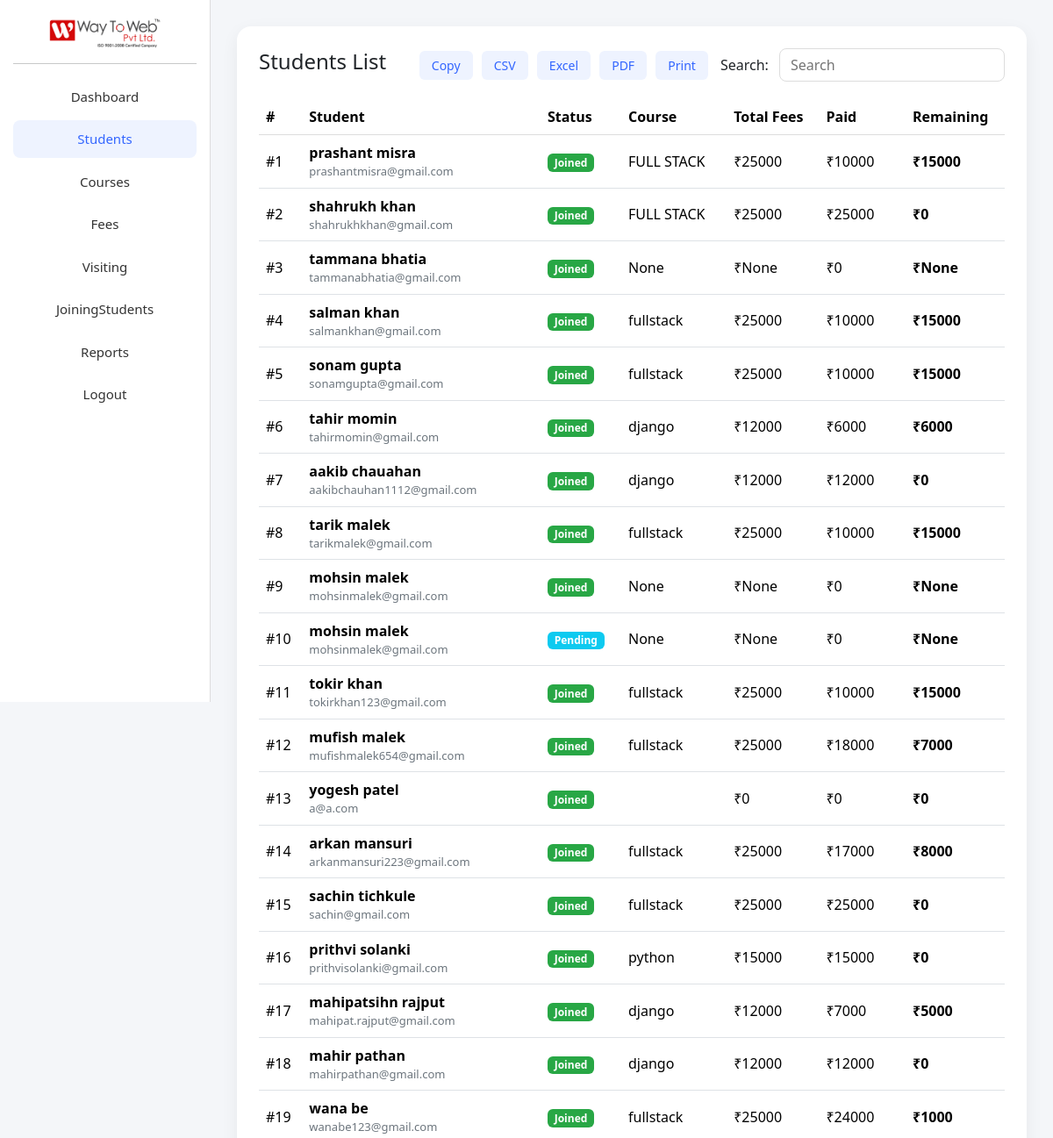
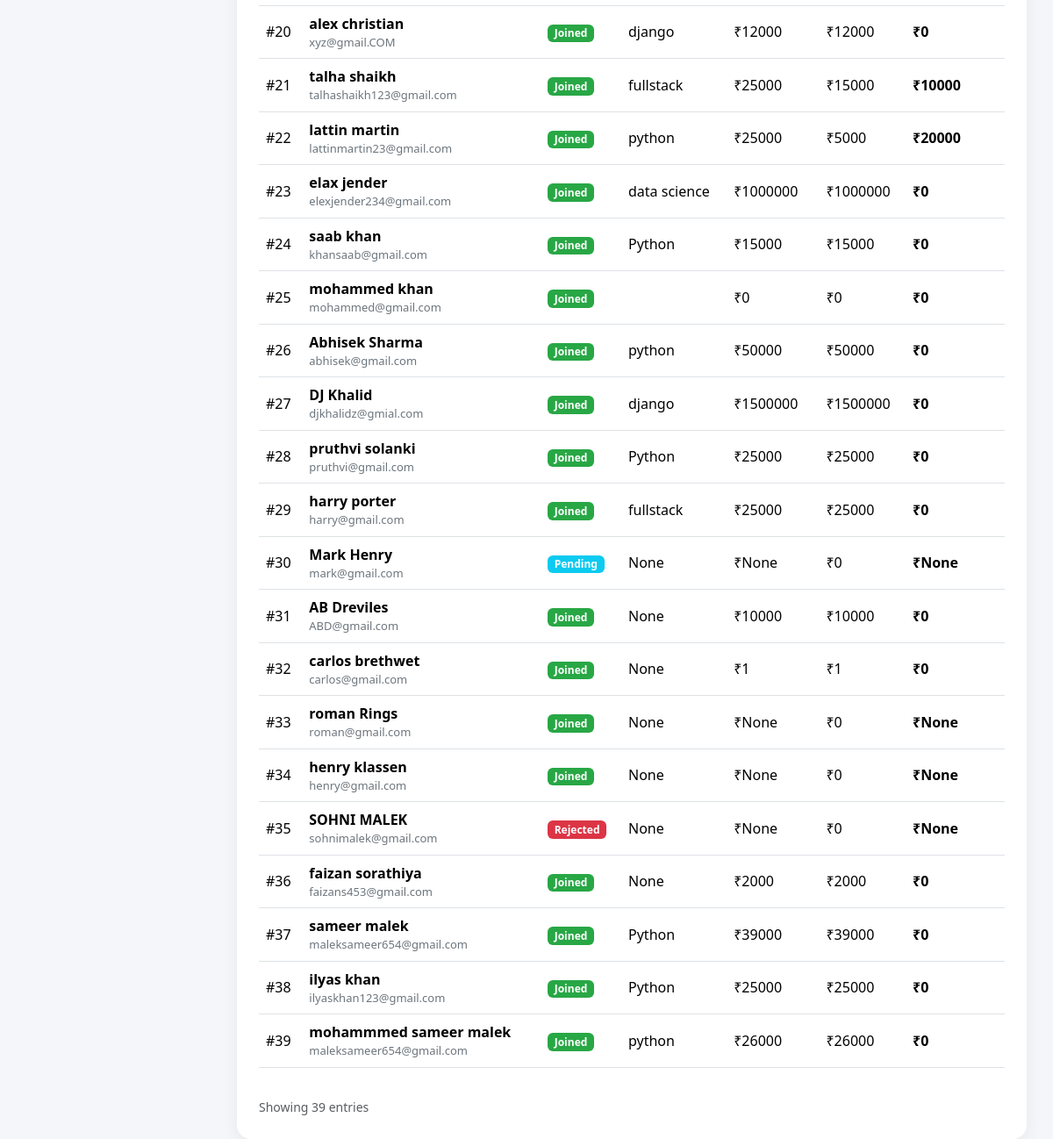
The app's page /students/ (signed in) with its own data (2 pictures, top to bottom).
### appname/models.py (models this page shows, shortened)
class Student(models.Model):
    FNAME = models.CharField(max_length=50)
    LNAME = models.CharField(max_length=50)
    BIRTHDAY = models.DateField(null=True, blank=True)
    GENDER = models.CharField(max_length=10, blank=True)
    EMAIL = models.EmailField(unique=False)
    PHONE = models.CharField(max_length=10, blank=True)
    ADDRESS = models.CharField(max_length=200, blank=True)
    CITY = models.CharField(max_length=50, blank=True)
    COLLEGENAME = models.CharField(max_length=100, blank=True)
    QUALIFICATION = models.CharField(max_length=50, blank=True, null=True)
    BRANCH = models.CharField(max_length=50, blank=True)
    PASSING_YEAR = models.CharField(max_length=10, blank=True)
    TECHNOLOGY = models.CharField(max_length=50, blank=True)
    STATUS_CHOICES = [
        ('visiting', 'Visiting'),
        ('adjoining', 'Adjoining'),
        ('pending', 'Pending'),
        ('rejected', 'Rejected'),
    ]
    status = models.CharField(
        max_length=20,
        choices=STATUS_CHOICES,
        default='visiting'
    )
    visiting_at = models.DateTimeField(auto_now_add=True)
    joining_at = models.DateTimeField(null=True, blank=True)
    COURSE_CHOICES = [
        ('python', 'Python'),
        ('django', 'Django'),
        ('fullstack', 'Full Stack'),
    ]
    course = models.CharField(
        max_length=50,
        choices=COURSE_CHOICES,
        null=True,
        blank=True
    )
    total_fees = models.IntegerField(null=True, blank=True)
    paid_fees = models.IntegerField(default=0)
    remaining_fees = models.IntegerField(null=True, blank=True)

### appname/views.py (the view)
# urls.py: path("students/", students, name="students"),
@login_required
def students(request):
    students = Student.objects.all().order_by('-id')
    total = students.count()
    return render(request, 'students.html', {
        'students': students,
        'total': total
    })

### templates/students.html (shortened to what this page needs)
{% load static %}
<!DOCTYPE html>
<html lang="en">
<head>
    <link href="https://cdn.jsdelivr.net/npm/bootstrap@5.3.3/dist/css/bootstrap.min.css" rel="stylesheet">
</head>
<body>
   <div class="sidebar text-center">
        <img src="{% static 'images/logo.png' %}" alt="Way To Web">
        <hr>
        <a href="/dashboard/">Dashboard</a>
        <a class="active" href="/students/">Students</a>
        <a href="/courses/">Courses</a>
        <a href="/fees/">Fees</a>
        <a href="/visiting/">Visiting</a>
        <a href="/JoiningStudents/">JoiningStudents</a>
        <a href="/">Reports</a>
        <a href="/">Logout</a>
    </div>
    <div class="main-content">
        <div class="card-box">
            <div class="table-header">
                <h4>Students List</h4>
                <div class="d-flex align-items-center flex-wrap gap-2">
                    <div class="export-btns">
                        <button id="copyBtn">Copy</button>
                        <button id="csvBtn">CSV</button>
                        <button id="excelBtn">Excel</button>
                        <button id="pdfBtn">PDF</button>
                        <button id="printBtn">Print</button>
                    </div>
                    <div class="search-box">
                        <label class="me-2">Search:</label>
                        <input type="text" id="searchInput" placeholder="Search">
                    </div>
                </div>
            </div>
            <div class="table-responsive">
                <table class="table align-middle" id="studentsTable">
                    <thead>
                        <tr>
                            <th>#</th>
                            <th>Student</th>
                            <th>Status</th>
                            <th>Course</th>
                            <th>Total Fees</th>
                            <th>Paid</th>
                            <th>Remaining</th>
                        </tr>
                    </thead>
                    <tbody>
                        {% for s in students %}
                        <tr>
                            <td>#{{ forloop.counter }}</td>
                            <td>
                                <div class="name">{{ s.FNAME }} {{ s.LNAME }}</div>
                                <div class="sub-text">{{ s.EMAIL }}</div>
                            </td>
                            <td>
                                {% if s.status == 'visiting' %}
                                <span class="badge badge-visiting">Visiting</span>
                                {% elif s.status == 'adjoining' %}
                                <span class="badge badge-joined">Joined</span>
                                {% elif s.status == 'pending' %}
                                <span class="badge badge-pending">Pending</span>
                                {% elif s.status == 'rejected' %}
                                <span class="badge badge-rejected">Rejected</span>
                                {% endif %}
                            </td>
                            <td>{{ s.course }}</td>
                            <td>₹{{ s.total_fees }}</td>
                            <td>₹{{ s.paid_fees }}</td>
                            <td><strong>₹{{ s.remaining_fees }}</strong></td>
                        </tr>
                        {% endfor %}
                    </tbody>
                </table>
            </div>
            <div class="mt-3">
                <small class="text-muted">
                    Showing {{ students|length }} entries
                </small>
            </div>
        </div>
    </div>
</body>
</html>

### templates/students.html (style rules this page uses)
body { background: #f4f6f9; margin: 0; font-family: "Segoe UI", sans-serif; }
.sidebar { position: fixed; top: 0; left: 0; width: 240px; height: 100vh; background: #fff; border-right: 1px solid #ddd; padding: 20px 15px; z-index: 1000; }
.sidebar a { display: block; padding: 10px 14px; margin-bottom: 6px; border-radius: 8px; color: #333; text-decoration: none; font-size: 15px; }
.sidebar img { max-width: 130px; border-radius: 10px; }
.sidebar a.active, .sidebar a:hover { background: #eef3ff; color: #3366ff; }
.main-content { margin-left: 240px; padding: 30px; }
.card-box { background: #fff; border-radius: 16px; padding: 25px; box-shadow: 0 6px 20px rgba(0, 0, 0, .06); }
.table-header { display: flex; justify-content: space-between; align-items: center; flex-wrap: wrap; gap: 15px; margin-bottom: 20px; }
.export-btns button { border: none; background: #eef3ff; color: #3366ff; padding: 6px 14px; border-radius: 6px; font-size: 14px; margin-right: 6px; }
.search-box input { border-radius: 8px; padding: 6px 12px; border: 1px solid #ddd; }
table th { font-weight: 600; background: #f8f9fa; border-bottom: 1px solid #ddd; }
table td { vertical-align: middle; }
.name { font-weight: 600; }
.sub-text { font-size: 13px; color: #6c757d; }
.badge-joined { background: #28a745; }
.badge-pending { background: #0dcaf0; }
.badge-rejected { background: #dc3545; }

### records on screen
Student: FNAME "prashant", LNAME "misra", EMAIL "prashantmisra@gmail.com", status "Joined", course "FULL STACK", total_fees "25000", paid_fees "10000", remaining_fees "15000"
Student: FNAME "shahrukh", LNAME "khan", EMAIL "shahrukhkhan@gmail.com", status "Joined", course "FULL STACK", total_fees "25000", paid_fees "25000", remaining_fees "0"
Student: FNAME "tammana", LNAME "bhatia", EMAIL "tammanabhatia@gmail.com", status "Joined", course "None", total_fees "None", paid_fees "0", remaining_fees "None"
Student: FNAME "salman", LNAME "khan", EMAIL "salmankhan@gmail.com", status "Joined", course "fullstack", total_fees "25000", paid_fees "10000", remaining_fees "15000"
Student: FNAME "sonam", LNAME "gupta", EMAIL "sonamgupta@gmail.com", status "Joined", course "fullstack", total_fees "25000", paid_fees "10000", remaining_fees "15000"
Student: FNAME "tahir", LNAME "momin", EMAIL "tahirmomin@gmail.com", status "Joined", course "django", total_fees "12000", paid_fees "6000", remaining_fees "6000"
Student: FNAME "aakib", LNAME "chauahan", EMAIL "aakibchauhan1112@gmail.com", status "Joined", course "django", total_fees "12000", paid_fees "12000", remaining_fees "0"
Student: FNAME "tarik", LNAME "malek", EMAIL "tarikmalek@gmail.com", status "Joined", course "fullstack", total_fees "25000", paid_fees "10000", remaining_fees "15000"
Student: FNAME "mohsin", LNAME "malek", EMAIL "mohsinmalek@gmail.com", status "Joined", course "None", total_fees "None", paid_fees "0", remaining_fees "None"
Student: FNAME "mohsin", LNAME "malek", EMAIL "mohsinmalek@gmail.com", status "Pending", course "None", total_fees "None", paid_fees "0", remaining_fees "None"
Student: FNAME "tokir", LNAME "khan", EMAIL "tokirkhan123@gmail.com", status "Joined", course "fullstack", total_fees "25000", paid_fees "10000", remaining_fees "15000"
Student: FNAME "mufish", LNAME "malek", EMAIL "mufishmalek654@gmail.com", status "Joined", course "fullstack", total_fees "25000", paid_fees "18000", remaining_fees "7000"
Student: FNAME "yogesh", LNAME "patel", EMAIL "a@a.com", status "Joined", total_fees "0", paid_fees "0", remaining_fees "0"
Student: FNAME "arkan", LNAME "mansuri", EMAIL "arkanmansuri223@gmail.com", status "Joined", course "fullstack", total_fees "25000", paid_fees "17000", remaining_fees "8000"
Student: FNAME "sachin", LNAME "tichkule", EMAIL "sachin@gmail.com", status "Joined", course "fullstack", total_fees "25000", paid_fees "25000", remaining_fees "0"
Student: FNAME "prithvi", LNAME "solanki", EMAIL "prithvisolanki@gmail.com", status "Joined", course "python", total_fees "15000", paid_fees "15000", remaining_fees "0"
Student: FNAME "mahipatsihn", LNAME "rajput", EMAIL "mahipat.rajput@gmail.com", status "Joined", course "django", total_fees "12000", paid_fees "7000", remaining_fees "5000"
Student: FNAME "mahir", LNAME "pathan", EMAIL "mahirpathan@gmail.com", status "Joined", course "django", total_fees "12000", paid_fees "12000", remaining_fees "0"
Student: FNAME "wana", LNAME "be", EMAIL "wanabe123@gmail.com", status "Joined", course "fullstack", total_fees "25000", paid_fees "24000", remaining_fees "1000"
Student: FNAME "alex", LNAME "christian", EMAIL "xyz@gmail.COM", status "Joined", course "django", total_fees "12000", paid_fees "12000", remaining_fees "0"
Student: FNAME "talha", LNAME "shaikh", EMAIL "talhashaikh123@gmail.com", status "Joined", course "fullstack", total_fees "25000", paid_fees "15000", remaining_fees "10000"
Student: FNAME "lattin", LNAME "martin", EMAIL "lattinmartin23@gmail.com", status "Joined", course "python", total_fees "25000", paid_fees "5000", remaining_fees "20000"
Student: FNAME "elax", LNAME "jender", EMAIL "elexjender234@gmail.com", status "Joined", course "data science", total_fees "1000000", paid_fees "1000000", remaining_fees "0"
Student: FNAME "saab", LNAME "khan", EMAIL "khansaab@gmail.com", status "Joined", course "Python", total_fees "15000", paid_fees "15000", remaining_fees "0"
Student: FNAME "mohammed", LNAME "khan", EMAIL "mohammed@gmail.com", status "Joined", total_fees "0", paid_fees "0", remaining_fees "0"
Student: FNAME "Abhisek", LNAME "Sharma", EMAIL "abhisek@gmail.com", status "Joined", course "python", total_fees "50000", paid_fees "50000", remaining_fees "0"
Student: FNAME "DJ", LNAME "Khalid", EMAIL "djkhalidz@gmial.com", status "Joined", course "django", total_fees "1500000", paid_fees "1500000", remaining_fees "0"
Student: FNAME "pruthvi", LNAME "solanki", EMAIL "pruthvi@gmail.com", status "Joined", course "Python", total_fees "25000", paid_fees "25000", remaining_fees "0"
Student: FNAME "harry", LNAME "porter", EMAIL "harry@gmail.com", status "Joined", course "fullstack", total_fees "25000", paid_fees "25000", remaining_fees "0"
Student: FNAME "Mark", LNAME "Henry", EMAIL "mark@gmail.com", status "Pending", course "None", total_fees "None", paid_fees "0", remaining_fees "None"
Student: FNAME "AB", LNAME "Dreviles", EMAIL "ABD@gmail.com", status "Joined", course "None", total_fees "10000", paid_fees "10000", remaining_fees "0"
Student: FNAME "carlos", LNAME "brethwet", EMAIL "carlos@gmail.com", status "Joined", course "None", total_fees "1", paid_fees "1", remaining_fees "0"
Student: FNAME "roman", LNAME "Rings", EMAIL "roman@gmail.com", status "Joined", course "None", total_fees "None", paid_fees "0", remaining_fees "None"
Student: FNAME "henry", LNAME "klassen", EMAIL "henry@gmail.com", status "Joined", course "None", total_fees "None", paid_fees "0", remaining_fees "None"
Student: FNAME "SOHNI", LNAME "MALEK", EMAIL "sohnimalek@gmail.com", status "Rejected", course "None", total_fees "None", paid_fees "0", remaining_fees "None"
Student: FNAME "faizan", LNAME "sorathiya", EMAIL "faizans453@gmail.com", status "Joined", course "None", total_fees "2000", paid_fees "2000", remaining_fees "0"
Student: FNAME "sameer", LNAME "malek", EMAIL "maleksameer654@gmail.com", status "Joined", course "Python", total_fees "39000", paid_fees "39000", remaining_fees "0"
Student: FNAME "ilyas", LNAME "khan", EMAIL "ilyaskhan123@gmail.com", status "Joined", course "Python", total_fees "25000", paid_fees "25000", remaining_fees "0"
Student: FNAME "mohammmed sameer", LNAME "malek", EMAIL "maleksameer654@gmail.com", status "Joined", course "python", total_fees "26000", paid_fees "26000", remaining_fees "0"

### other values on screen
{{ students|length }} "39"
